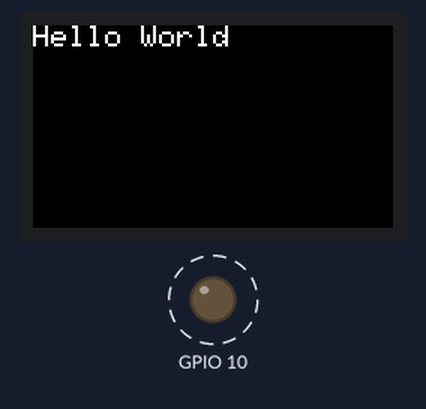
A sketch run on a simulated ESP32. On the bench: 240×135 colour display, output pins drawn as LEDs (lit = HIGH). Dashed ring = blinking.

Above: at 0.2 s.
At 5.7 s:
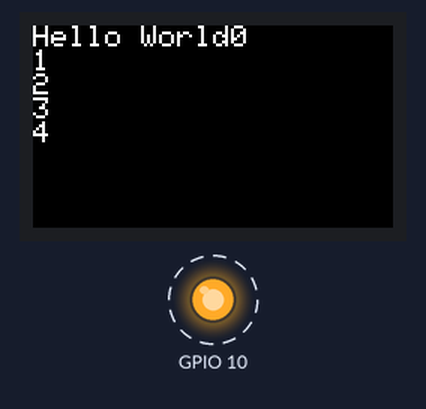
At 22.3 s:
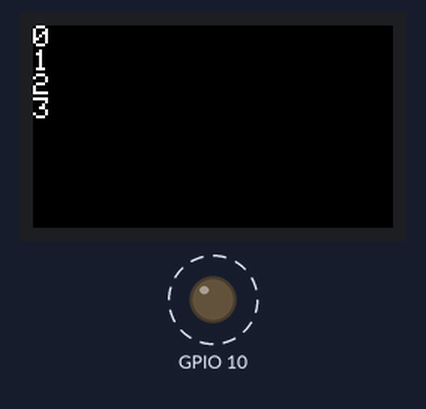
At 38.9 s:
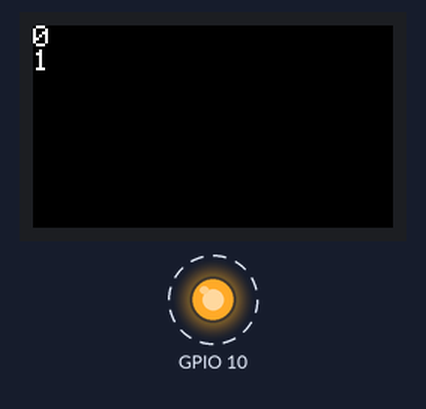
Timing chart, 0 to 40.0 s (numbered marks = the images above):
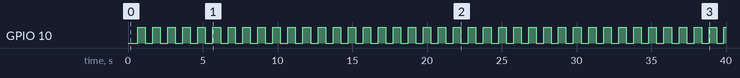

Measured:
- by itself, GPIO 10: alternates HIGH for 0.50 s and LOW for 0.50 s
- what the display in image 1 shows lasts 1.0 s, from 5.2 s to 6.2 s

The sketch:

Cplus_Helloworld.ino
```cpp
#include <M5StickCPlus.h>
//#include <M5StickC.h>

int cnt = 0;
const int CNT_MAX = 5;

void setup()
{
M5.begin();
pinMode(M5_LED, OUTPUT);
M5.Lcd.setRotation(3);
M5.Lcd.setTextSize(2);
M5.Lcd.print("Hello World");
}
void loop()
{
digitalWrite(M5_LED, LOW);
delay(500);
digitalWrite(M5_LED, HIGH);
delay(500);

M5.Lcd.println(cnt);
cnt ++;
if(cnt > CNT_MAX){
cnt = 0;
M5.Lcd.fillScreen(BLACK);
M5.Lcd.setCursor(0, 0);
}
}
```
